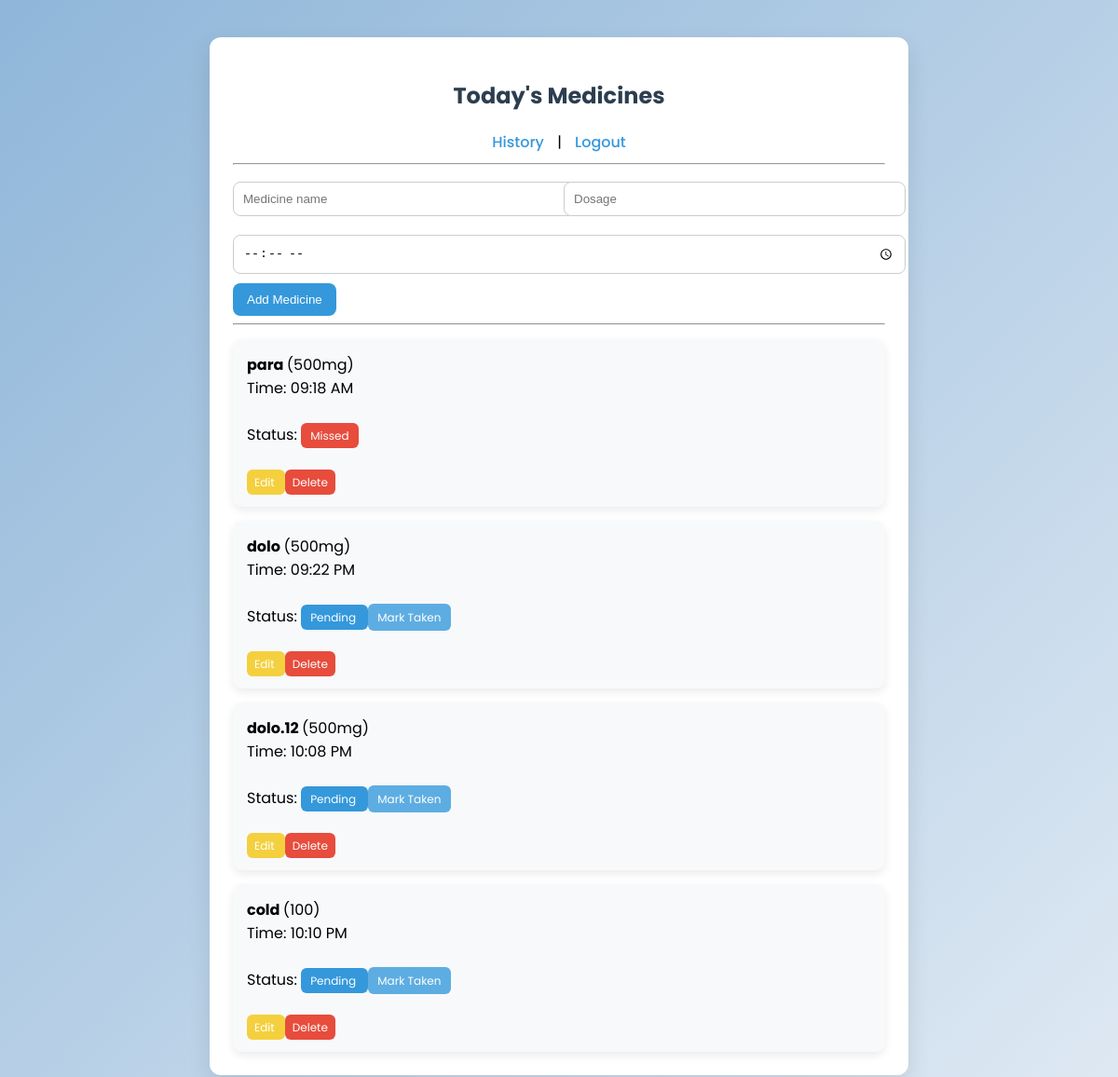
The page / (signed in) on the database its author committed.
### tables this page shows
CREATE TABLE medicines(
        id INTEGER PRIMARY KEY AUTOINCREMENT,
        user_id INTEGER,
        medicine_name TEXT,
        dosage TEXT,
        time TEXT
    );

### app.py (the view)
@app.route("/")
def index():
    if "user_id" not in session:
        return redirect("/login")
    conn = get_db()
    meds = conn.execute(
        "SELECT * FROM medicines WHERE user_id=?",
        (session["user_id"],)
    ).fetchall()
    today_db = date.today().strftime("%Y-%m-%d")
    result = []
    for med in meds:
        med_time_obj = datetime.strptime(med["time"], "%H:%M")
        display_time = med_time_obj.strftime("%I:%M %p")
        history = conn.execute(
            "SELECT * FROM history WHERE medicine_id=? AND date=?",
            (med["id"], today_db)
        ).fetchone()
        if history:
            status = history["status"]
        else:
            if datetime.now().time() > med_time_obj.time():
                status = "Missed"
                conn.execute(
                    "INSERT INTO history(medicine_id,date,status) VALUES (?,?,?)",
                    (med["id"], today_db, "Missed")
                )
                conn.commit()
            else:
                status = "Pending"
        result.append({
            "id": med["id"],
            "name": med["medicine_name"],
            "dosage": med["dosage"],
            "time": display_time,
            "status": status
        })
    conn.close()
    return render_template("index.html", meds=result)

### app.py (called while the page is built)
def get_db():
    conn = sqlite3.connect(DB)
    conn.row_factory = sqlite3.Row
    return conn

### templates/index.html (shortened to what this page needs)
<!DOCTYPE html>
<html lang="en">
<head>
    <link rel="stylesheet" href="/static/style.css">
</head>
<body>
    <div class="container">
        <h2>Today's Medicines</h2>
        <div class="nav">
            <a href="/history">History</a> |
            <a href="/logout">Logout</a>
        </div>
        <hr>
        <form method="POST" action="/add">
            <div class="formgrid">
                <input type="text" name="name" placeholder="Medicine name" required>
                <input type="text" name="dosage" placeholder="Dosage" required>
                <input class="timeinput" type="time" name="time" required>
            </div>
            <button class="addbtn" type="submit">
                Add Medicine
            </button>
        </form>
        <hr>
        {% for m in meds %}
        <div class="card medicine-card">
            <b class="med-name">
                {{m.name}}
            </b>
            ({{m.dosage}})
            <br>
            Time:
            <span class="med-time">
                {{m.time}}
            </span>
            <br><br>
            Status:
            {% if m.status == "Pending" %}
            <span class="badge pending status">
                Pending
            </span>
            <a class="markbtn" href="/taken/{{m.id}}">
                Mark Taken
            </a>
            {% elif m.status == "Taken" %}
            <span class="badge taken status">
                Taken
            </span>
            {% else %}
            <span class="badge missed status">
                Missed
            </span>
            {% endif %}
            <br><br>
            <a class="editbtn" href="/edit/{{m.id}}">
                Edit
            </a>
            <a class="deletebtn" href="/delete/{{m.id}}">
                Delete
            </a>
        </div>
        {% endfor %}
    </div>
</body>
</html>

### static/style.css (style rules this page uses)
body { font-family:'Poppins',sans-serif; background:linear-gradient(135deg,#8fb6d9,#dfe9f3); margin:0; padding:0; }
.container { width:90%; max-width:700px; margin:40px auto; background:white; padding:25px; border-radius:12px; box-shadow:0 10px 25px rgba(0,0,0,0.1); }
h2 { text-align:center; color:#2c3e50; }
input { width:100%; padding:10px; margin-top:10px; border-radius:8px; border:1px solid #ccc; }
button { padding:10px 15px; border:none; border-radius:8px; cursor:pointer; font-weight:500; }
.addbtn { background:#3498db; color:white; margin-top:10px; }
.card { background:#f8f9fb; padding:15px; border-radius:10px; margin-top:15px; box-shadow:0 4px 10px rgba(0,0,0,0.08); }
.badge { padding:5px 10px; border-radius:6px; font-size:12px; color:white; }
.pending { background:#3498db; }
.missed { background:#e74c3c; }
.markbtn { background:#5dade2; color:white; padding:6px 10px; border-radius:6px; font-size:12px; text-decoration:none; }
.editbtn { background:#f4d03f; color:white; padding:5px 8px; border-radius:6px; text-decoration:none; font-size:12px; }
.deletebtn { background:#e74c3c; color:white; padding:5px 8px; border-radius:6px; text-decoration:none; font-size:12px; }
.nav { text-align:center; margin-bottom:10px; }
.nav a { margin:0 10px; text-decoration:none; color:#3498db; font-weight:500; }
.formgrid { display:grid; grid-template-columns:1fr 1fr; gap:10px; }
.timeinput { grid-column:1/3; }

### rows shown on the page
medicines: name "para", dosage "500mg"
medicines: name "dolo", dosage "500mg", time "09:22 PM"
medicines: name "dolo.12", dosage "500mg", time "10:08 PM"
medicines: name "cold", dosage "100", time "10:10 PM"

### other values the page prints
{{ m.time }} "09:18 AM"
